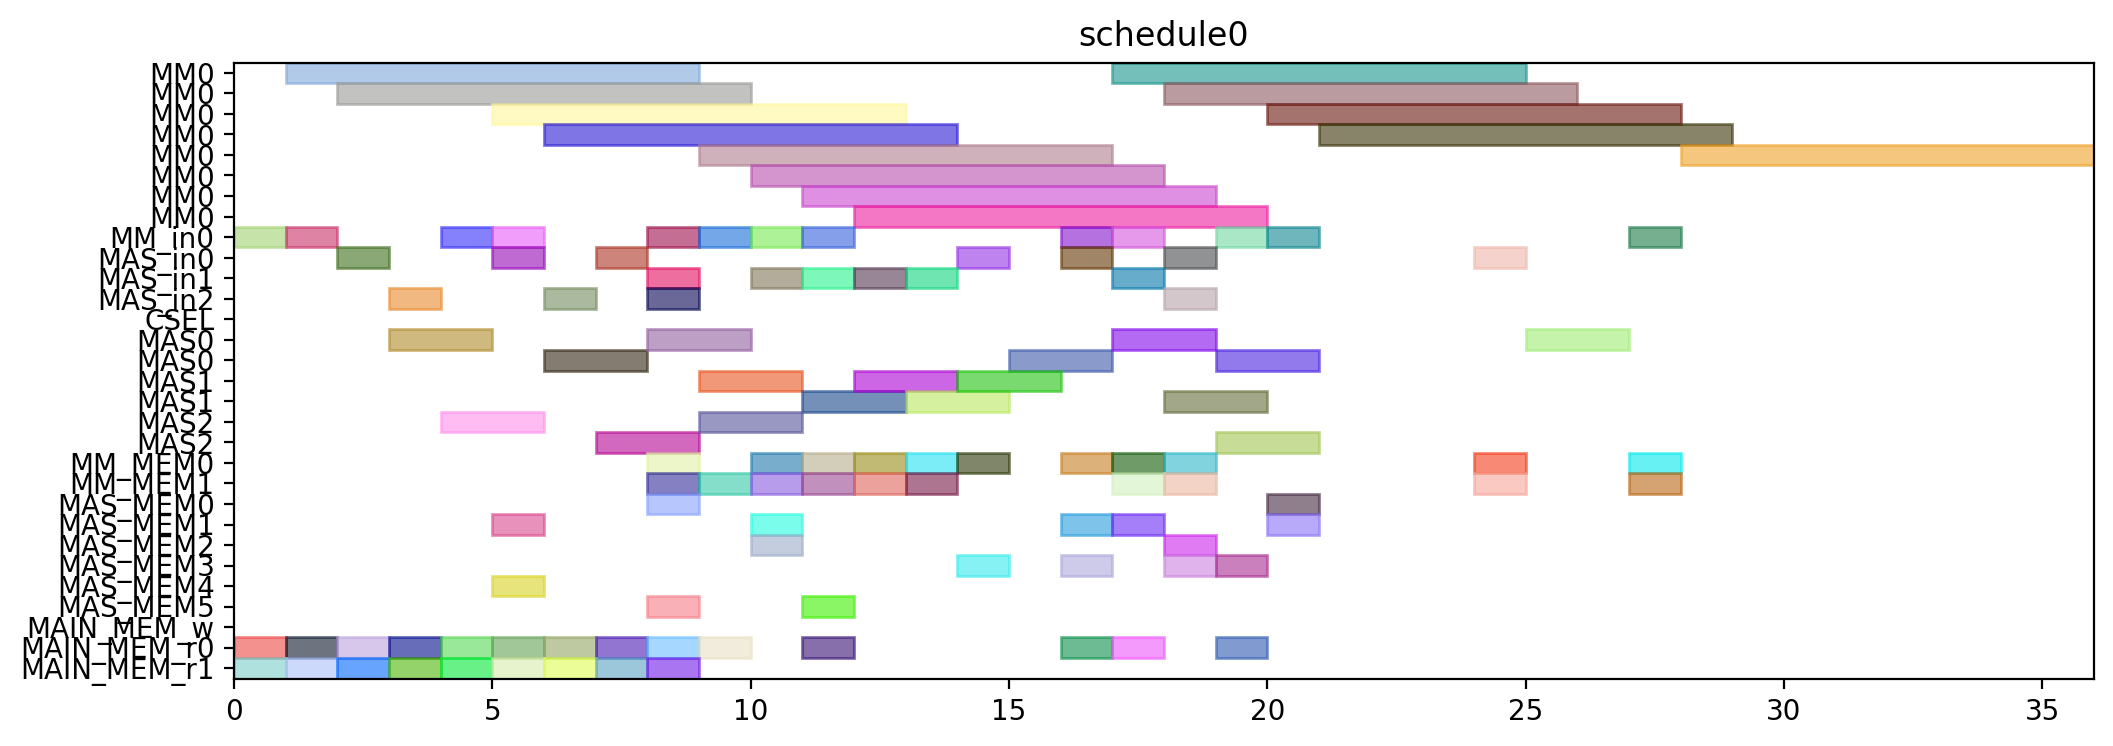

Reproduce this figure in Python.
from pyschedule import Scenario, solvers, plotters, alt


def solve():
	horizon = 120
	S = Scenario("schedule0", horizon=horizon)

	# resource
	MM = S.Resources('MM', num=1, size=8)
	MM_in = S.Resources('MM_in', num=1)
	MAS_in = S.Resources('MAS_in', num=3)
	CSEL = S.Resource('CSEL')
	MAS = S.Resources('MAS', num=3, size=2, periods=range(1, horizon))
	MM_MEM = S.Resources('MM_MEM', num=2)
	MAS_MEM = S.Resources('MAS_MEM', num=6)
	MAIN_MEM_w = S.Resource('MAIN_MEM_w', size=1)
	MAIN_MEM_r = S.Resources('MAIN_MEM_r', num=2)

	# result of previous scheduling

	# new tasks
	t0 = S.Task('t0', length=8, delay_cost=1)
	t0 += alt(MM)
	t0_in = S.Task('t0_in', length=1, delay_cost=1)
	t0_in += alt(MM_in)
	S += t0_in*MM_in[0]<=t0*MM[0]
	t0_mem0 = S.Task('t0_mem0', length=1, delay_cost=1)
	t0_mem0 += MAIN_MEM_r[0]
	S += t0_mem0 <= t0

	t0_mem1 = S.Task('t0_mem1', length=1, delay_cost=1)
	t0_mem1 += MAIN_MEM_r[1]
	S += t0_mem1 <= t0

	t1 = S.Task('t1', length=8, delay_cost=1)
	t1 += alt(MM)
	t1_in = S.Task('t1_in', length=1, delay_cost=1)
	t1_in += alt(MM_in)
	S += t1_in*MM_in[0]<=t1*MM[0]
	t1_mem0 = S.Task('t1_mem0', length=1, delay_cost=1)
	t1_mem0 += MAIN_MEM_r[0]
	S += t1_mem0 <= t1

	t1_mem1 = S.Task('t1_mem1', length=1, delay_cost=1)
	t1_mem1 += MAIN_MEM_r[1]
	S += t1_mem1 <= t1

	t2 = S.Task('t2', length=8, delay_cost=1)
	t2 += alt(MM)
	t2_in = S.Task('t2_in', length=1, delay_cost=1)
	t2_in += alt(MM_in)
	S += t2_in*MM_in[0]<=t2*MM[0]
	t2_mem0 = S.Task('t2_mem0', length=1, delay_cost=1)
	t2_mem0 += MAIN_MEM_r[0]
	S += t2_mem0 <= t2

	t2_mem1 = S.Task('t2_mem1', length=1, delay_cost=1)
	t2_mem1 += MAIN_MEM_r[1]
	S += t2_mem1 <= t2

	t3 = S.Task('t3', length=2, delay_cost=1)
	t3 += alt(MAS)
	t3_in = S.Task('t3_in', length=1, delay_cost=1)
	t3_in += alt(MAS_in)
	S += t3_in*MAS_in[0]<=t3*MAS[0]

	S += t3_in*MAS_in[1]<=t3*MAS[1]

	S += t3_in*MAS_in[2]<=t3*MAS[2]

	t3_mem0 = S.Task('t3_mem0', length=1, delay_cost=1)
	t3_mem0 += MAIN_MEM_r[0]
	S += t3_mem0 <= t3

	t3_mem1 = S.Task('t3_mem1', length=1, delay_cost=1)
	t3_mem1 += MAIN_MEM_r[1]
	S += t3_mem1 <= t3

	t4 = S.Task('t4', length=2, delay_cost=1)
	t4 += alt(MAS)
	t4_in = S.Task('t4_in', length=1, delay_cost=1)
	t4_in += alt(MAS_in)
	S += t4_in*MAS_in[0]<=t4*MAS[0]

	S += t4_in*MAS_in[1]<=t4*MAS[1]

	S += t4_in*MAS_in[2]<=t4*MAS[2]

	t4_mem0 = S.Task('t4_mem0', length=1, delay_cost=1)
	t4_mem0 += MAIN_MEM_r[0]
	S += t4_mem0 <= t4

	t4_mem1 = S.Task('t4_mem1', length=1, delay_cost=1)
	t4_mem1 += MAIN_MEM_r[1]
	S += t4_mem1 <= t4

	t8 = S.Task('t8', length=2, delay_cost=1)
	t8 += alt(MAS)
	t8_in = S.Task('t8_in', length=1, delay_cost=1)
	t8_in += alt(MAS_in)
	S += t8_in*MAS_in[0]<=t8*MAS[0]

	S += t8_in*MAS_in[1]<=t8*MAS[1]

	S += t8_in*MAS_in[2]<=t8*MAS[2]

	t8_mem0 = S.Task('t8_mem0', length=1, delay_cost=1)
	t8_mem0 += MAIN_MEM_r[0]
	S += t8_mem0 <= t8

	t8_mem1 = S.Task('t8_mem1', length=1, delay_cost=1)
	t8_mem1 += MAIN_MEM_r[1]
	S += t8_mem1 <= t8

	t9 = S.Task('t9', length=2, delay_cost=1)
	t9 += alt(MAS)
	t9_in = S.Task('t9_in', length=1, delay_cost=1)
	t9_in += alt(MAS_in)
	S += t9_in*MAS_in[0]<=t9*MAS[0]

	S += t9_in*MAS_in[1]<=t9*MAS[1]

	S += t9_in*MAS_in[2]<=t9*MAS[2]

	t9_mem0 = S.Task('t9_mem0', length=1, delay_cost=1)
	t9_mem0 += MAIN_MEM_r[0]
	S += t9_mem0 <= t9

	t9_mem1 = S.Task('t9_mem1', length=1, delay_cost=1)
	t9_mem1 += MAIN_MEM_r[1]
	S += t9_mem1 <= t9

	t13 = S.Task('t13', length=2, delay_cost=1)
	t13 += alt(MAS)
	t13_in = S.Task('t13_in', length=1, delay_cost=1)
	t13_in += alt(MAS_in)
	S += t13_in*MAS_in[0]<=t13*MAS[0]

	S += t13_in*MAS_in[1]<=t13*MAS[1]

	S += t13_in*MAS_in[2]<=t13*MAS[2]

	t13_mem0 = S.Task('t13_mem0', length=1, delay_cost=1)
	t13_mem0 += MAIN_MEM_r[0]
	S += t13_mem0 <= t13

	t13_mem1 = S.Task('t13_mem1', length=1, delay_cost=1)
	t13_mem1 += MAIN_MEM_r[1]
	S += t13_mem1 <= t13

	t14 = S.Task('t14', length=2, delay_cost=1)
	t14 += alt(MAS)
	t14_in = S.Task('t14_in', length=1, delay_cost=1)
	t14_in += alt(MAS_in)
	S += t14_in*MAS_in[0]<=t14*MAS[0]

	S += t14_in*MAS_in[1]<=t14*MAS[1]

	S += t14_in*MAS_in[2]<=t14*MAS[2]

	t14_mem0 = S.Task('t14_mem0', length=1, delay_cost=1)
	t14_mem0 += MAIN_MEM_r[0]
	S += t14_mem0 <= t14

	t14_mem1 = S.Task('t14_mem1', length=1, delay_cost=1)
	t14_mem1 += MAIN_MEM_r[1]
	S += t14_mem1 <= t14

	t5 = S.Task('t5', length=8, delay_cost=1)
	t5 += alt(MM)
	t5_in = S.Task('t5_in', length=1, delay_cost=1)
	t5_in += alt(MM_in)
	S += t5_in*MM_in[0]<=t5*MM[0]
	t5_mem0 = S.Task('t5_mem0', length=1, delay_cost=1)
	t5_mem0 += alt(MAS_MEM)
	S += (t3*MAS[0])-1 < t5_mem0*MAS_MEM[0]
	S += (t3*MAS[1])-1 < t5_mem0*MAS_MEM[2]
	S += (t3*MAS[2])-1 < t5_mem0*MAS_MEM[4]
	S += t5_mem0 <= t5

	t5_mem1 = S.Task('t5_mem1', length=1, delay_cost=1)
	t5_mem1 += alt(MAS_MEM)
	S += (t4*MAS[0])-1 < t5_mem1*MAS_MEM[1]
	S += (t4*MAS[1])-1 < t5_mem1*MAS_MEM[3]
	S += (t4*MAS[2])-1 < t5_mem1*MAS_MEM[5]
	S += t5_mem1 <= t5

	t6 = S.Task('t6', length=2, delay_cost=1)
	t6 += alt(MAS)
	t6_in = S.Task('t6_in', length=1, delay_cost=1)
	t6_in += alt(MAS_in)
	S += t6_in*MAS_in[0]<=t6*MAS[0]

	S += t6_in*MAS_in[1]<=t6*MAS[1]

	S += t6_in*MAS_in[2]<=t6*MAS[2]

	t6_mem0 = S.Task('t6_mem0', length=1, delay_cost=1)
	t6_mem0 += alt(MM_MEM)
	S += (t0*MM[0])-1 < t6_mem0*MM_MEM[0]
	S += t6_mem0 <= t6

	t6_mem1 = S.Task('t6_mem1', length=1, delay_cost=1)
	t6_mem1 += alt(MM_MEM)
	S += (t1*MM[0])-1 < t6_mem1*MM_MEM[1]
	S += t6_mem1 <= t6

	t10 = S.Task('t10', length=8, delay_cost=1)
	t10 += alt(MM)
	t10_in = S.Task('t10_in', length=1, delay_cost=1)
	t10_in += alt(MM_in)
	S += t10_in*MM_in[0]<=t10*MM[0]
	t10_mem0 = S.Task('t10_mem0', length=1, delay_cost=1)
	t10_mem0 += alt(MAS_MEM)
	S += (t8*MAS[0])-1 < t10_mem0*MAS_MEM[0]
	S += (t8*MAS[1])-1 < t10_mem0*MAS_MEM[2]
	S += (t8*MAS[2])-1 < t10_mem0*MAS_MEM[4]
	S += t10_mem0 <= t10

	t10_mem1 = S.Task('t10_mem1', length=1, delay_cost=1)
	t10_mem1 += alt(MAS_MEM)
	S += (t9*MAS[0])-1 < t10_mem1*MAS_MEM[1]
	S += (t9*MAS[1])-1 < t10_mem1*MAS_MEM[3]
	S += (t9*MAS[2])-1 < t10_mem1*MAS_MEM[5]
	S += t10_mem1 <= t10

	t11 = S.Task('t11', length=2, delay_cost=1)
	t11 += alt(MAS)
	t11_in = S.Task('t11_in', length=1, delay_cost=1)
	t11_in += alt(MAS_in)
	S += t11_in*MAS_in[0]<=t11*MAS[0]

	S += t11_in*MAS_in[1]<=t11*MAS[1]

	S += t11_in*MAS_in[2]<=t11*MAS[2]

	t11_mem0 = S.Task('t11_mem0', length=1, delay_cost=1)
	t11_mem0 += alt(MM_MEM)
	S += (t1*MM[0])-1 < t11_mem0*MM_MEM[0]
	S += t11_mem0 <= t11

	t11_mem1 = S.Task('t11_mem1', length=1, delay_cost=1)
	t11_mem1 += alt(MM_MEM)
	S += (t2*MM[0])-1 < t11_mem1*MM_MEM[1]
	S += t11_mem1 <= t11

	t15 = S.Task('t15', length=8, delay_cost=1)
	t15 += alt(MM)
	t15_in = S.Task('t15_in', length=1, delay_cost=1)
	t15_in += alt(MM_in)
	S += t15_in*MM_in[0]<=t15*MM[0]
	t15_mem0 = S.Task('t15_mem0', length=1, delay_cost=1)
	t15_mem0 += alt(MAS_MEM)
	S += (t13*MAS[0])-1 < t15_mem0*MAS_MEM[0]
	S += (t13*MAS[1])-1 < t15_mem0*MAS_MEM[2]
	S += (t13*MAS[2])-1 < t15_mem0*MAS_MEM[4]
	S += t15_mem0 <= t15

	t15_mem1 = S.Task('t15_mem1', length=1, delay_cost=1)
	t15_mem1 += alt(MAS_MEM)
	S += (t14*MAS[0])-1 < t15_mem1*MAS_MEM[1]
	S += (t14*MAS[1])-1 < t15_mem1*MAS_MEM[3]
	S += (t14*MAS[2])-1 < t15_mem1*MAS_MEM[5]
	S += t15_mem1 <= t15

	t16 = S.Task('t16', length=2, delay_cost=1)
	t16 += alt(MAS)
	t16_in = S.Task('t16_in', length=1, delay_cost=1)
	t16_in += alt(MAS_in)
	S += t16_in*MAS_in[0]<=t16*MAS[0]

	S += t16_in*MAS_in[1]<=t16*MAS[1]

	S += t16_in*MAS_in[2]<=t16*MAS[2]

	t16_mem0 = S.Task('t16_mem0', length=1, delay_cost=1)
	t16_mem0 += alt(MM_MEM)
	S += (t0*MM[0])-1 < t16_mem0*MM_MEM[0]
	S += t16_mem0 <= t16

	t16_mem1 = S.Task('t16_mem1', length=1, delay_cost=1)
	t16_mem1 += alt(MM_MEM)
	S += (t2*MM[0])-1 < t16_mem1*MM_MEM[1]
	S += t16_mem1 <= t16

	t19 = S.Task('t19', length=8, delay_cost=1)
	t19 += alt(MM)
	t19_in = S.Task('t19_in', length=1, delay_cost=1)
	t19_in += alt(MM_in)
	S += t19_in*MM_in[0]<=t19*MM[0]
	t19_mem0 = S.Task('t19_mem0', length=1, delay_cost=1)
	t19_mem0 += MAIN_MEM_r[0]
	S += t19_mem0 <= t19

	t19_mem1 = S.Task('t19_mem1', length=1, delay_cost=1)
	t19_mem1 += alt(MM_MEM)
	S += (t2*MM[0])-1 < t19_mem1*MM_MEM[1]
	S += t19_mem1 <= t19

	t24 = S.Task('t24', length=2, delay_cost=1)
	t24 += alt(MAS)
	t24_in = S.Task('t24_in', length=1, delay_cost=1)
	t24_in += alt(MAS_in)
	S += t24_in*MAS_in[0]<=t24*MAS[0]

	S += t24_in*MAS_in[1]<=t24*MAS[1]

	S += t24_in*MAS_in[2]<=t24*MAS[2]

	t24_mem0 = S.Task('t24_mem0', length=1, delay_cost=1)
	t24_mem0 += alt(MM_MEM)
	S += (t0*MM[0])-1 < t24_mem0*MM_MEM[0]
	S += t24_mem0 <= t24

	t24_mem1 = S.Task('t24_mem1', length=1, delay_cost=1)
	t24_mem1 += alt(MM_MEM)
	S += (t0*MM[0])-1 < t24_mem1*MM_MEM[1]
	S += t24_mem1 <= t24

	t26 = S.Task('t26', length=8, delay_cost=1)
	t26 += alt(MM)
	t26_in = S.Task('t26_in', length=1, delay_cost=1)
	t26_in += alt(MM_in)
	S += t26_in*MM_in[0]<=t26*MM[0]
	t26_mem0 = S.Task('t26_mem0', length=1, delay_cost=1)
	t26_mem0 += MAIN_MEM_r[0]
	S += t26_mem0 <= t26

	t26_mem1 = S.Task('t26_mem1', length=1, delay_cost=1)
	t26_mem1 += alt(MM_MEM)
	S += (t2*MM[0])-1 < t26_mem1*MM_MEM[1]
	S += t26_mem1 <= t26

	t7 = S.Task('t7', length=2, delay_cost=1)
	t7 += alt(MAS)
	t7_in = S.Task('t7_in', length=1, delay_cost=1)
	t7_in += alt(MAS_in)
	S += t7_in*MAS_in[0]<=t7*MAS[0]

	S += t7_in*MAS_in[1]<=t7*MAS[1]

	S += t7_in*MAS_in[2]<=t7*MAS[2]

	t7_mem0 = S.Task('t7_mem0', length=1, delay_cost=1)
	t7_mem0 += alt(MM_MEM)
	S += (t5*MM[0])-1 < t7_mem0*MM_MEM[0]
	S += t7_mem0 <= t7

	t7_mem1 = S.Task('t7_mem1', length=1, delay_cost=1)
	t7_mem1 += alt(MAS_MEM)
	S += (t6*MAS[0])-1 < t7_mem1*MAS_MEM[1]
	S += (t6*MAS[1])-1 < t7_mem1*MAS_MEM[3]
	S += (t6*MAS[2])-1 < t7_mem1*MAS_MEM[5]
	S += t7_mem1 <= t7

	t12 = S.Task('t12', length=2, delay_cost=1)
	t12 += alt(MAS)
	t12_in = S.Task('t12_in', length=1, delay_cost=1)
	t12_in += alt(MAS_in)
	S += t12_in*MAS_in[0]<=t12*MAS[0]

	S += t12_in*MAS_in[1]<=t12*MAS[1]

	S += t12_in*MAS_in[2]<=t12*MAS[2]

	t12_mem0 = S.Task('t12_mem0', length=1, delay_cost=1)
	t12_mem0 += alt(MM_MEM)
	S += (t10*MM[0])-1 < t12_mem0*MM_MEM[0]
	S += t12_mem0 <= t12

	t12_mem1 = S.Task('t12_mem1', length=1, delay_cost=1)
	t12_mem1 += alt(MAS_MEM)
	S += (t11*MAS[0])-1 < t12_mem1*MAS_MEM[1]
	S += (t11*MAS[1])-1 < t12_mem1*MAS_MEM[3]
	S += (t11*MAS[2])-1 < t12_mem1*MAS_MEM[5]
	S += t12_mem1 <= t12

	t17 = S.Task('t17', length=2, delay_cost=1)
	t17 += alt(MAS)
	t17_in = S.Task('t17_in', length=1, delay_cost=1)
	t17_in += alt(MAS_in)
	S += t17_in*MAS_in[0]<=t17*MAS[0]

	S += t17_in*MAS_in[1]<=t17*MAS[1]

	S += t17_in*MAS_in[2]<=t17*MAS[2]

	t17_mem0 = S.Task('t17_mem0', length=1, delay_cost=1)
	t17_mem0 += alt(MM_MEM)
	S += (t15*MM[0])-1 < t17_mem0*MM_MEM[0]
	S += t17_mem0 <= t17

	t17_mem1 = S.Task('t17_mem1', length=1, delay_cost=1)
	t17_mem1 += alt(MAS_MEM)
	S += (t16*MAS[0])-1 < t17_mem1*MAS_MEM[1]
	S += (t16*MAS[1])-1 < t17_mem1*MAS_MEM[3]
	S += (t16*MAS[2])-1 < t17_mem1*MAS_MEM[5]
	S += t17_mem1 <= t17

	t25 = S.Task('t25', length=2, delay_cost=1)
	t25 += alt(MAS)
	t25_in = S.Task('t25_in', length=1, delay_cost=1)
	t25_in += alt(MAS_in)
	S += t25_in*MAS_in[0]<=t25*MAS[0]

	S += t25_in*MAS_in[1]<=t25*MAS[1]

	S += t25_in*MAS_in[2]<=t25*MAS[2]

	t25_mem0 = S.Task('t25_mem0', length=1, delay_cost=1)
	t25_mem0 += alt(MM_MEM)
	S += (t0*MM[0])-1 < t25_mem0*MM_MEM[0]
	S += t25_mem0 <= t25

	t25_mem1 = S.Task('t25_mem1', length=1, delay_cost=1)
	t25_mem1 += alt(MAS_MEM)
	S += (t24*MAS[0])-1 < t25_mem1*MAS_MEM[1]
	S += (t24*MAS[1])-1 < t25_mem1*MAS_MEM[3]
	S += (t24*MAS[2])-1 < t25_mem1*MAS_MEM[5]
	S += t25_mem1 <= t25

	t29 = S.Task('t29', length=2, delay_cost=1)
	t29 += alt(MAS)
	t29_in = S.Task('t29_in', length=1, delay_cost=1)
	t29_in += alt(MAS_in)
	S += t29_in*MAS_in[0]<=t29*MAS[0]

	S += t29_in*MAS_in[1]<=t29*MAS[1]

	S += t29_in*MAS_in[2]<=t29*MAS[2]

	t29_mem0 = S.Task('t29_mem0', length=1, delay_cost=1)
	t29_mem0 += alt(MM_MEM)
	S += (t0*MM[0])-1 < t29_mem0*MM_MEM[0]
	S += t29_mem0 <= t29

	t29_mem1 = S.Task('t29_mem1', length=1, delay_cost=1)
	t29_mem1 += alt(MM_MEM)
	S += (t26*MM[0])-1 < t29_mem1*MM_MEM[1]
	S += t29_mem1 <= t29

	t18 = S.Task('t18', length=8, delay_cost=1)
	t18 += alt(MM)
	t18_in = S.Task('t18_in', length=1, delay_cost=1)
	t18_in += alt(MM_in)
	S += t18_in*MM_in[0]<=t18*MM[0]
	t18_mem0 = S.Task('t18_mem0', length=1, delay_cost=1)
	t18_mem0 += MAIN_MEM_r[0]
	S += t18_mem0 <= t18

	t18_mem1 = S.Task('t18_mem1', length=1, delay_cost=1)
	t18_mem1 += alt(MAS_MEM)
	S += (t12*MAS[0])-1 < t18_mem1*MAS_MEM[1]
	S += (t12*MAS[1])-1 < t18_mem1*MAS_MEM[3]
	S += (t12*MAS[2])-1 < t18_mem1*MAS_MEM[5]
	S += t18_mem1 <= t18

	t27 = S.Task('t27', length=8, delay_cost=1)
	t27 += alt(MM)
	t27_in = S.Task('t27_in', length=1, delay_cost=1)
	t27_in += alt(MM_in)
	S += t27_in*MM_in[0]<=t27*MM[0]
	t27_mem0 = S.Task('t27_mem0', length=1, delay_cost=1)
	t27_mem0 += MAIN_MEM_r[0]
	S += t27_mem0 <= t27

	t27_mem1 = S.Task('t27_mem1', length=1, delay_cost=1)
	t27_mem1 += alt(MAS_MEM)
	S += (t12*MAS[0])-1 < t27_mem1*MAS_MEM[1]
	S += (t12*MAS[1])-1 < t27_mem1*MAS_MEM[3]
	S += (t12*MAS[2])-1 < t27_mem1*MAS_MEM[5]
	S += t27_mem1 <= t27

	t28 = S.Task('t28', length=2, delay_cost=1)
	t28 += alt(MAS)
	t28_in = S.Task('t28_in', length=1, delay_cost=1)
	t28_in += alt(MAS_in)
	S += t28_in*MAS_in[0]<=t28*MAS[0]

	S += t28_in*MAS_in[1]<=t28*MAS[1]

	S += t28_in*MAS_in[2]<=t28*MAS[2]

	t28_mem0 = S.Task('t28_mem0', length=1, delay_cost=1)
	t28_mem0 += alt(MAS_MEM)
	S += (t25*MAS[0])-1 < t28_mem0*MAS_MEM[0]
	S += (t25*MAS[1])-1 < t28_mem0*MAS_MEM[2]
	S += (t25*MAS[2])-1 < t28_mem0*MAS_MEM[4]
	S += t28_mem0 <= t28

	t28_mem1 = S.Task('t28_mem1', length=1, delay_cost=1)
	t28_mem1 += alt(MM_MEM)
	S += (t26*MM[0])-1 < t28_mem1*MM_MEM[1]
	S += t28_mem1 <= t28

	t30 = S.Task('t30', length=8, delay_cost=1)
	t30 += alt(MM)
	t30_in = S.Task('t30_in', length=1, delay_cost=1)
	t30_in += alt(MM_in)
	S += t30_in*MM_in[0]<=t30*MM[0]
	t30_mem0 = S.Task('t30_mem0', length=1, delay_cost=1)
	t30_mem0 += MAIN_MEM_r[0]
	S += t30_mem0 <= t30

	t30_mem1 = S.Task('t30_mem1', length=1, delay_cost=1)
	t30_mem1 += alt(MAS_MEM)
	S += (t29*MAS[0])-1 < t30_mem1*MAS_MEM[1]
	S += (t29*MAS[1])-1 < t30_mem1*MAS_MEM[3]
	S += (t29*MAS[2])-1 < t30_mem1*MAS_MEM[5]
	S += t30_mem1 <= t30

	t20 = S.Task('t20', length=2, delay_cost=1)
	t20 += alt(MAS)
	t20_in = S.Task('t20_in', length=1, delay_cost=1)
	t20_in += alt(MAS_in)
	S += t20_in*MAS_in[0]<=t20*MAS[0]

	S += t20_in*MAS_in[1]<=t20*MAS[1]

	S += t20_in*MAS_in[2]<=t20*MAS[2]

	t20_mem0 = S.Task('t20_mem0', length=1, delay_cost=1)
	t20_mem0 += alt(MM_MEM)
	S += (t19*MM[0])-1 < t20_mem0*MM_MEM[0]
	S += t20_mem0 <= t20

	t20_mem1 = S.Task('t20_mem1', length=1, delay_cost=1)
	t20_mem1 += alt(MM_MEM)
	S += (t18*MM[0])-1 < t20_mem1*MM_MEM[1]
	S += t20_mem1 <= t20

	t31 = S.Task('t31', length=8, delay_cost=1)
	t31 += alt(MM)
	t31_in = S.Task('t31_in', length=1, delay_cost=1)
	t31_in += alt(MM_in)
	S += t31_in*MM_in[0]<=t31*MM[0]
	t31_mem0 = S.Task('t31_mem0', length=1, delay_cost=1)
	t31_mem0 += alt(MM_MEM)
	S += (t27*MM[0])-1 < t31_mem0*MM_MEM[0]
	S += t31_mem0 <= t31

	t31_mem1 = S.Task('t31_mem1', length=1, delay_cost=1)
	t31_mem1 += alt(MM_MEM)
	S += (t30*MM[0])-1 < t31_mem1*MM_MEM[1]
	S += t31_mem1 <= t31

	t35 = S.Task('t35', length=8, delay_cost=1)
	t35 += alt(MM)
	t35_in = S.Task('t35_in', length=1, delay_cost=1)
	t35_in += alt(MM_in)
	S += t35_in*MM_in[0]<=t35*MM[0]
	t35_mem0 = S.Task('t35_mem0', length=1, delay_cost=1)
	t35_mem0 += alt(MAS_MEM)
	S += (t7*MAS[0])-1 < t35_mem0*MAS_MEM[0]
	S += (t7*MAS[1])-1 < t35_mem0*MAS_MEM[2]
	S += (t7*MAS[2])-1 < t35_mem0*MAS_MEM[4]
	S += t35_mem0 <= t35

	t35_mem1 = S.Task('t35_mem1', length=1, delay_cost=1)
	t35_mem1 += alt(MAS_MEM)
	S += (t28*MAS[0])-1 < t35_mem1*MAS_MEM[1]
	S += (t28*MAS[1])-1 < t35_mem1*MAS_MEM[3]
	S += (t28*MAS[2])-1 < t35_mem1*MAS_MEM[5]
	S += t35_mem1 <= t35

	solvers.mip.solve(S,msg=1,kind='CPLEX',ratio_gap=1.01)

	solution = [['hoge']*len(S.solution()[1]) for i in range(len(S.solution()))]
	for i in range(len(S.solution())):
		for j in range(len(S.solution()[i])):
			solution[i][j]=str(S.solution()[i][j])
	print(solution)

	cycles = int(solution[-1][3])

	pic_file_name = "/mnt/rose/usr1/fukuda/ABE/multiRAM_multiMAS_16mux/scheduling_result/stage8MM1_stage2MAS3/EP_ADD_A_ANY/schedule0.png"
	if(S.solution() != []):
		plotters.matplotlib.plot(S,img_filename=pic_file_name, show_task_labels=False, fig_size=(cycles*0.25+3, 4))

	return solution
